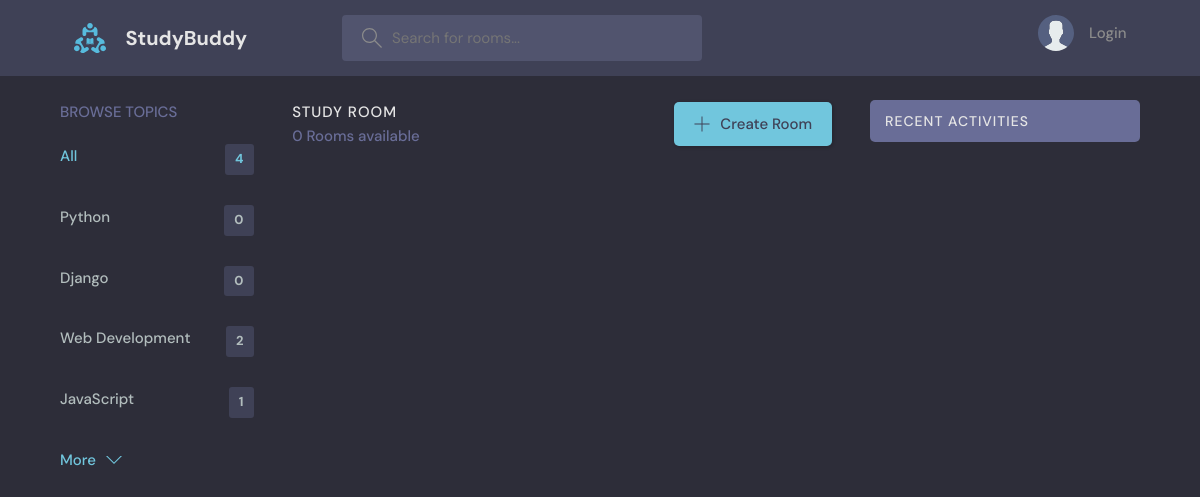
The app's page /?q=Python, older data.
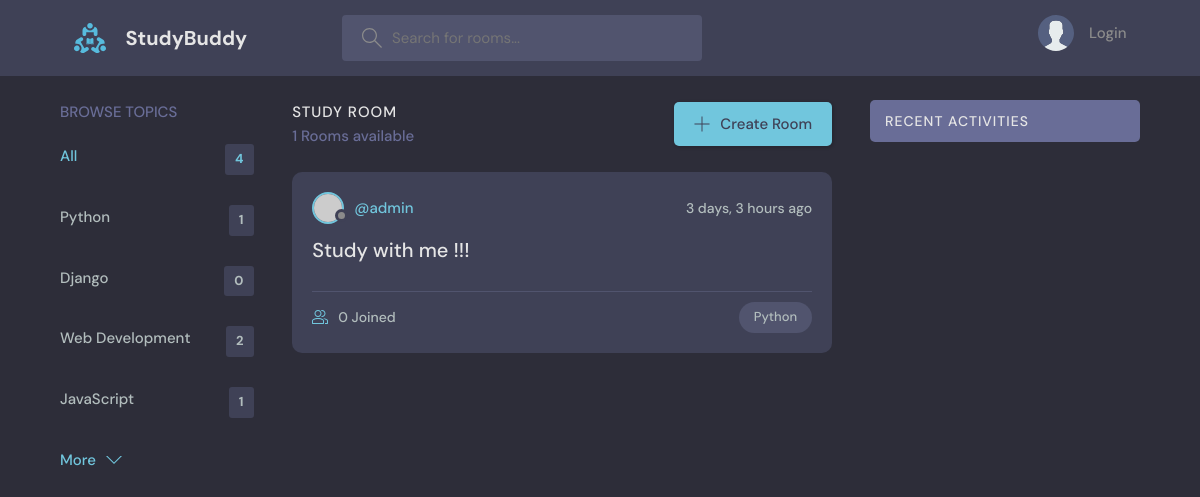
The same page, newer data.
### base/models.py (models this page shows, shortened)
class Topic(models.Model):
   name = models.CharField(max_length=200)

class Room(models.Model):
   host = models.ForeignKey(User, on_delete=models.SET_NULL, null=True)
   topic = models.ForeignKey(Topic, on_delete=models.SET_NULL, null=True)
   name = models.CharField(max_length=200)
   description = models.TextField(null=True, blank=True)
   participants = models.ManyToManyField(User, related_name='participants', blank=True)
   updated = models.DateField(auto_now=True)
   created = models.DateField(auto_now_add=True)
   class Meta:
      ordering = ['-updated', '-created']

### base/views.py (the view)
# urls.py: path('', views.home, name='home'),
def home(request):
    q = request.GET.get('q') if request.GET.get('q') != None else ''
    rooms = Room.objects.filter(
        Q(topic__name__icontains=q) |
        Q(name__icontains = q) |
        Q(description__icontains = q)
        )
    topics = Topic.objects.all()
    room_count = rooms.count()
    room_messages = Message.objects.filter(Q(room__topic__name__icontains=q))
    context = {'rooms':rooms, 'topics':topics, 'room_count':room_count, 'room_messages':room_messages}
    return render(request, 'base/home.html', context)

### base/templates/base/home.html (shortened to what this page needs)
{% extends 'main.html' %}
{% block content %}
    <main class="layout layout--3">
      <div class="container">
        {% include 'base/topic_component.html' %}
        <div class="roomList">
          <div class="roomList__header">
            <div>
              <h2>Study Room</h2>
              <p>{{room_count}} Rooms available</p>
            </div>
            <a class="btn btn--main" href="{% url 'create-room' %}">
              <svg version="1.1" xmlns="http://www.w3.org/2000/svg" width="32" height="32" viewBox="0 0 32 32">
                <title>add</title>
                <path
                  d="M16.943 0.943h-1.885v14.115h-14.115v1.885h14.115v14.115h1.885v-14.115h14.115v-1.885h-14.115v-14.115z"
                ></path>
              </svg>
              Create Room
            </a>
          </div>
          {% include 'base/feed_component.html' %}
        </div>
        {% include 'base/activity_component.html' %}
      </div>
    </main>
{% endblock %}

### base/templates/base/topic_component.html
<div class="topics">
   <div class="topics__header">
     <h2>Browse Topics</h2>
   </div>
   <ul class="topics__list">
     <li>
       <a href="{% url 'home' %}" class="active">All <span>{{topics.count}}</span></a>
     </li>
     {% for topic in topics %}
      <li>
         <a href="{% url 'home' %}?q={{topic.name}}">{{topic.name}} <span>{{topic.room_set.all.count}}</span></a>
      </li>
     {% endfor %}
   </ul>
   <a class="btn btn--link" href="topics.html">
     More
     <svg version="1.1" xmlns="http://www.w3.org/2000/svg" width="32" height="32" viewBox="0 0 32 32">
       <title>chevron-down</title>
       <path d="M16 21l-13-13h-3l16 16 16-16h-3l-13 13z"></path>
     </svg>
   </a>
</div>

### base/templates/base/feed_component.html (shortened to what this page needs)
{% for room in rooms %}
<div class="roomListRoom">
   <div class="roomListRoom__header">
     <a href="{% url 'user-profile' room.host.id %}" class="roomListRoom__author">
       <div class="avatar avatar--small">
         <img src="https://randomuser.me/api/portraits/women/11.jpg" />
       </div>
       <span>@{{room.host.username}}</span>
     </a>
     <div class="roomListRoom__actions">
       <span>{{room.created|timesince}} ago</span>
     </div>
   </div>
   <div class="roomListRoom__content">
     <a href="{% url 'room' room.id %}">{{room.name}}</a>
   </div>
   <div class="roomListRoom__meta">
     <a href="{% url 'room' room.id %}" class="roomListRoom__joined">
       {{room.participants.all.count}} Joined
     </a>
     <p class="roomListRoom__topic">{{room.topic.name}}</p>
   </div>
</div>
{% endfor %}

Row changes from the older to the newer data that the page shows:
computed for Topic "Python": room_set.all.count "0" → "1"
added Room: host.username "admin", created "3 days, 3 hours", name "Study with me !!!", participants.all.count "0", topic.name "Python"
Text that changed along with them:
{{ room_count }}: "0" → "1"
